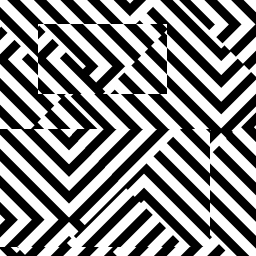
#> input picture TP2/data/imagen1.jpg, 256 x 256 px
$ python main.py
#> lines starting #> are read from the running program, lines starting #| are printed output that depends on the picture
### TP2/src/cargar_imagenes_jpg.py
import cv2
import os
from pathlib import Path


def cargar_imagen(numero_imagen):
    """
    Carga una imagen JPG desde la carpeta data/.

    Args:
        numero_imagen (int): Número de la imagen a cargar (1-7)

    Returns:
        numpy.ndarray: Array con los datos de la imagen cargada
                      Si se usa cv2, retorna en formato BGR

    Raises:
        FileNotFoundError: Si la imagen no existe en la carpeta data/
    """

    # Construir la ruta de la imagen
    ruta_base = Path(__file__).parent.parent  # Sube dos niveles desde src/cargar_imagenes_jpg.py
    ruta_imagen = ruta_base / "data" / f"imagen{numero_imagen}.jpg"

    # Verificar que la ruta existe
    if not ruta_imagen.exists():
        raise FileNotFoundError(f"La imagen no existe en: {ruta_imagen}")

    # Cargar la imagen usando OpenCV
    imagen = cv2.imread(str(ruta_imagen))

    if imagen is None:
        raise RuntimeError(f"No se pudo cargar la imagen: {ruta_imagen}")

    return imagen


# [49 lines left out: functions cargar_imagen_rgb, cargar_imagen_tif, not called in this run]


# Ejemplo de uso
# [14 lines that do not run on import are left out]

### TP2/src/crear_imagenes_log_polares.py
import argparse
from pathlib import Path

import cv2
import numpy as np

from src.cargar_imagenes_jpg import cargar_imagen


def crear_imagen_log_polar(numero_imagen, k):
    """
    Crea una nueva imagen aplicando una escala radial polar de factor k.

    La imagen resultante conserva el mismo tamaño que la original, pero cada
    punto se remapea usando coordenadas polares con radio r * k.

    Args:
        numero_imagen (int): Número de la imagen a cargar (1-7)
        k (float): Factor de escala radial. Debe ser mayor que 0.

    Returns:
        tuple: (imagen_procesada, ruta_guardada)
    """

    if not isinstance(numero_imagen, int) or numero_imagen < 1 or numero_imagen > 7:
        raise ValueError("El número de imagen debe ser un entero entre 1 y 7")

    if not isinstance(k, (int, float)):
        raise ValueError("k debe ser un número")

    k = float(k)
    if k <= 0:
        raise ValueError("k debe ser mayor que 0")

    imagen_original = cargar_imagen(numero_imagen)
    height, width = imagen_original.shape[:2]

    centro_x = (width - 1) / 2.0
    centro_y = (height - 1) / 2.0

    grid_x, grid_y = np.meshgrid(
        np.arange(width, dtype=np.float32),
        np.arange(height, dtype=np.float32)
    )

    dx = grid_x - centro_x
    dy = grid_y - centro_y

    radio_destino = np.sqrt(dx * dx + dy * dy)
    angulo = np.arctan2(dy, dx)

    radio_origen = radio_destino / k
    mapa_x = centro_x + radio_origen * np.cos(angulo)
    mapa_y = centro_y + radio_origen * np.sin(angulo)

    imagen_procesada = cv2.remap(
        imagen_original,
        mapa_x.astype(np.float32),
        mapa_y.astype(np.float32),
        interpolation=cv2.INTER_LINEAR,
        borderMode=cv2.BORDER_CONSTANT,
        borderValue=0,
    )

    directorio_salida = Path(__file__).parent.parent / "imagenes creadas"
    directorio_salida.mkdir(exist_ok=True)

    nombre_archivo = f"imagen_{numero_imagen}_log_polar_k{k:.3f}.jpg"
    ruta_guardada = directorio_salida / nombre_archivo

    if not cv2.imwrite(str(ruta_guardada), imagen_procesada):
        raise RuntimeError(f"No se pudo guardar la imagen en: {ruta_guardada}")

    return imagen_procesada, ruta_guardada


# [38 lines left out: function main, not called in this run]


# [2 lines that do not run on import are left out]

### TP2/src/inciso1.py
import cv2
import numpy as np
import matplotlib.pyplot as plt
from pathlib import Path
from mpl_toolkits.mplot3d import Axes3D
from src.cargar_imagenes_jpg import cargar_imagen


def calcular_vector_traslacion_fourier(num_imagen1, num_imagen2):
    """
    Calcula el vector de traslación entre dos imágenes usando espectro cruzado normalizado.

    Utiliza transformadas de Fourier para detectar el desplazamiento mediante:
    1. FFT de ambas imágenes
    2. Cálculo del espectro cruzado normalizado
    3. Localización del pico de correlación

    Args:
        num_imagen1 (int): Número de la primera imagen (1-7)
        num_imagen2 (int): Número de la segunda imagen (1-7)

    Returns:
        dict: Diccionario con las siguientes claves:
            - 'dx': Desplazamiento en eje X
            - 'dy': Desplazamiento en eje Y
            - 'vector': Tupla (dx, dy)
            - 'confianza': Métrica de confianza basada en el pico de correlación (0-1)
            - 'pico_correlacion': Valor del pico máximo encontrado
            - 'matriz_correlacion': Matriz de correlación espacial
    """

    # Cargar imágenes
    img1 = cargar_imagen(num_imagen1)
    img2 = cargar_imagen(num_imagen2)

    # Convertir a escala de grises
    gray1 = cv2.cvtColor(img1, cv2.COLOR_BGR2GRAY).astype(np.float32)
    gray2 = cv2.cvtColor(img2, cv2.COLOR_BGR2GRAY).astype(np.float32)

    # Obtener dimensiones
    height, width = gray1.shape

    # Calcular transformadas de Fourier
    fft1 = np.fft.fft2(gray1)
    fft2 = np.fft.fft2(gray2)

    # Calcular el espectro cruzado, multiplicando la FFT de la primera imagen por el conjugado de la FFT de la segunda
    espectro_cruzado = fft1 * np.conj(fft2)

    # Normalizar el espectro cruzado
    magnitud_espectro = np.abs(espectro_cruzado)
    magnitud_espectro[magnitud_espectro == 0] = 1  # Evitar división por cero

    espectro_cruzado_normalizado = espectro_cruzado / magnitud_espectro

    # Transformada inversa de Fourier para obtener la correlación
    correlacion = np.fft.ifft2(espectro_cruzado_normalizado)
    correlacion = np.abs(correlacion)

    # Encontrar el pico de correlación
    dy_pico, dx_pico = np.unravel_index(np.argmax(correlacion), correlacion.shape)

    # Convertir a desplazamiento real (tener en cuenta la periodicidad de FFT)
    # Si el desplazamiento es mayor que la mitad de la dimensión, restar la dimensión
    if dy_pico > height / 2:
        dy_pico = dy_pico - height
    if dx_pico > width / 2:
        dx_pico = dx_pico - width

    # Calcular confianza basada en el valor del pico
    pico_max = np.max(correlacion)

    # Calcular la media de correlación para normalizarla
    media_correlacion = np.mean(correlacion)

    # Confianza: razón entre el pico y la media (normalizada)
    if media_correlacion > 0:
        confianza = min(1.0, pico_max / (media_correlacion * 10))
    else:
        confianza = 0.0

    return {
        'dx': float(dx_pico),
        'dy': float(dy_pico),
        'vector': (float(dx_pico), float(dy_pico)),
        'confianza': float(confianza),
        'pico_correlacion': float(pico_max),
        'matriz_correlacion': correlacion,
        'metodo': 'Espectro Cruzado Normalizado (FFT)'
    }


def guardar_grafico_correlacion_3d(resultado_fourier):
    """
    Guarda un gráfico 3D de la matriz de correlación espacial.

    La matriz se centra con fftshift para que el desplazamiento (0, 0)
    quede en el centro del gráfico.

    Args:
        resultado_fourier (dict): Resultado de
            calcular_vector_traslacion_fourier.
    """
    correlacion_centrada = np.fft.fftshift(
        resultado_fourier['matriz_correlacion']
    )
    alto, ancho = correlacion_centrada.shape

    desplazamientos_x = np.arange(ancho) - ancho // 2
    desplazamientos_y = np.arange(alto) - alto // 2
    x, y = np.meshgrid(desplazamientos_x, desplazamientos_y)

    figura = plt.figure(figsize=(12, 9))
    eje = figura.add_subplot(111, projection='3d')
    eje.plot_surface(
        x,
        y,
        correlacion_centrada,
        cmap='viridis',
        linewidth=0,
        antialiased=True
    )
    eje.set_xlabel('Desplazamiento X')
    eje.set_ylabel('Desplazamiento Y')
    eje.set_zlabel('Amplitud de Correlación')

    ruta_salida = Path(__file__).resolve().parent.parent / 'imagenes creadas'
    ruta_salida.mkdir(parents=True, exist_ok=True)
    archivo_salida = ruta_salida / 'inciso1_mapa_correlacion_3d.png'
    figura.savefig(archivo_salida, bbox_inches='tight')
    plt.close(figura)

    print(f'Gráfico 3D de correlación guardado en: {archivo_salida}')


# [83 lines left out: function calcular_vector_traslacion_pixeles, not called in this run]


# [9 lines that do not run on import are left out]

### TP2/main.py
from src.inciso1 import calcular_vector_traslacion_fourier, calcular_vector_traslacion_pixeles
from src.inciso2 import calcular_angulo_rotacion
from src.inciso3 import calcular_factor_escala
from src.crear_imagenes_polar import rotar_y_guardar_imagen
from src.crear_imagenes_cart import crear_imagen_cartesiana
from src.crear_imagenes_log_polares import crear_imagen_log_polar
import matplotlib.pyplot as plt


def mostrar_resultado(resultado):
    """Muestra el resultado del cálculo de traslación de forma formateada"""
    print()
    print("-" * 60)
    print("RESULTADO - Vector de Traslación (Imagen 1 → Imagen 2)")
    print("-" * 60)
    print(f"  Desplazamiento en X (dx): {resultado['dx']:>8.2f} píxeles")
    print(f"  Desplazamiento en Y (dy): {resultado['dy']:>8.2f} píxeles")
    print(f"  Vector de traslación:     {resultado['vector']}")
    print(f"  Pico de correlación:      {resultado['pico_correlacion']:>8.4f}")
    print(f"  Confianza:                {resultado['confianza']:>8.2%}")
    print(f"  Método:                   {resultado['metodo']}")
    print("-" * 60)
    print()


# [30 lines left out: functions mostrar_resultado_inciso2, mostrar_resultado_inciso3, not called in this run]


def menu_inciso1():
    """Menú para seleccionar el método de cálculo en el inciso 1"""
    from src.inciso1 import guardar_grafico_correlacion_3d

    print("\n" + "="*60)
    print("INCISO 1 - Cálculo de Vector de Traslación")
    print("="*60)
    print("\nSelecciona el método de cálculo:")
    print("  1. Transformada de Fourier (Espectro Cruzado Normalizado)")
    print("  2. Comparación directa de píxeles")
    print()

    opcion = input("Ingresa tu opción (1 o 2): ").strip()

    if opcion == "1":
        print("\nCalculando vector de traslación entre imagen 1 y 2...")
        print("Método: Espectro Cruzado Normalizado (FFT)")
        resultado = calcular_vector_traslacion_fourier(1, 2)
        mostrar_resultado(resultado)
        guardar_grafico_correlacion_3d(resultado)

    elif opcion == "2":
        print("\nCalculando vector de traslación entre imagen 1 y 2...")
        print("Método: Comparación directa de píxeles")
        print("(Esto puede tomar un momento...)")
        resultado = calcular_vector_traslacion_pixeles(1, 2)
        mostrar_resultado(resultado)

    else:
        print("\nOpción inválida. Por favor, ingresa 1 o 2.")
        menu_inciso1()


# [88 lines left out: functions menu_inciso2, menu_inciso3, menu_inciso4, not called in this run]


def menu_principal():
    """Menú principal - Selecciona el inciso a probar"""
    print("\n" + "="*60)
    print("ANÁLISIS NUMÉRICO 2026 - TP2")
    print("="*60)
    print("\nSelecciona el inciso que deseas probar:")
    print("  1. Inciso 1 - Cálculo de vectores de traslación")
    print("  2. Inciso 2 - Registro de rotación")
    print("  3. Inciso 3 - Cálculo de factor de escala")
    print("  4. Inciso 4 - Coherencia de fase y recuperación de imágenes")
    print()

    opcion = input("Ingresa tu opción (1, 2, 3 o 4): ").strip()

    if opcion == "1":
        menu_inciso1()
    elif opcion == "2":
        menu_inciso2()
    elif opcion == "3":
        menu_inciso3()
    elif opcion == "4":
        menu_inciso4()
    else:
        print("\nOpción inválida. Por favor, ingresa 1, 2, 3 o 4.")
        menu_principal()


def main():
    """Programa principal - Análisis de traslación entre imágenes"""
    crear_imagen_log_polar(1, 1.2935)
#> in cargar_imagen, imagen is the input picture: shape (256, 256, 3); min 0, max 255, mean 133.1
#> in crear_imagen_log_polar, `angulo = np.arctan2(dy, dx)`:
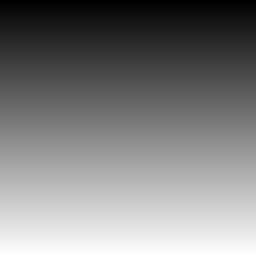
#> dy: shape (256, 256) float32; min -127.5, max 127.5, mean 0; drawn with min black and max white
#> in crear_imagen_log_polar, `mapa_x = centro_x + radio_origen * np.cos(angulo)`:
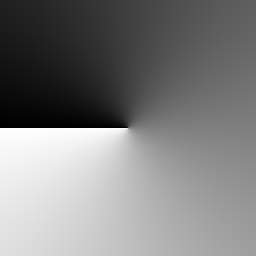
#> angulo: shape (256, 256) float32; min -3.14, max 3.14, mean 2.98e-08; drawn with min black and max white
#> in crear_imagen_log_polar, `imagen_procesada = cv2.remap( imagen_original, mapa_x.astype(np.float3..`:
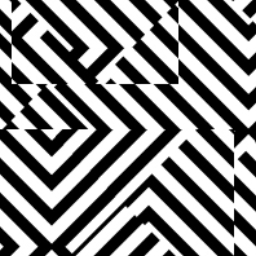
#> imagen_procesada: shape (256, 256, 3); min 0, max 255, mean 132.6

    # Mostrar menú
    menu_principal()
#> the answer given: 1
#> in menu_principal, `opcion = input("Ingresa tu opción (1, 2, 3 o 4): ").strip()`: opcion = '1'
#> the answer given: 1
#> call 3 of cargar_imagen, with numero_imagen = 2
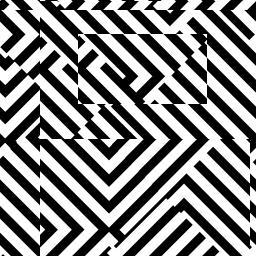
#> input picture TP2/data/imagen2.jpg, 256 x 256 px
#> in cargar_imagen, imagen is the input picture: shape (256, 256, 3); min 0, max 255, mean 133
#> in calcular_vector_traslacion_fourier, `magnitud_espectro = np.abs(espectro_cruzado)`:
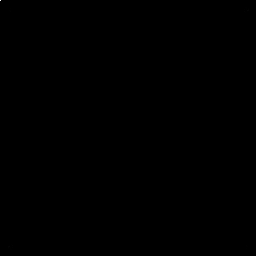
#> magnitud_espectro: shape (256, 256) float64; min 2605.1, max 7.6e+13, mean 2.12e+09; drawn with min black and max white
#> in calcular_vector_traslacion_fourier, `dy_pico, dx_pico = np.unravel_index(np.argmax(correlacion), correlacio..`: dy_pico = 246; dx_pico = 216
#> in calcular_vector_traslacion_fourier, `dy_pico = dy_pico - height`: dy_pico = -10
#> in calcular_vector_traslacion_fourier, `dx_pico = dx_pico - width`: dx_pico = -40
#> in calcular_vector_traslacion_fourier, `pico_max = np.max(correlacion)`: pico_max = 0.812
#> in calcular_vector_traslacion_fourier, `media_correlacion = np.mean(correlacion)`: media_correlacion = 0.00176
#> in calcular_vector_traslacion_fourier, `confianza = min(1.0, pico_max / (media_correlacion * 10))`: confianza = 1
#> in menu_inciso1, `resultado = calcular_vector_traslacion_fourier(1, 2)`: resultado = 7 items
#|   Desplazamiento en X (dx):   -40.00 píxeles
#|   Desplazamiento en Y (dy):   -10.00 píxeles
#|   Vector de traslación:     (-40.0, -10.0)
#|   Pico de correlación:        0.8122
#|   Confianza:                 100.00%
#|   Método:                   Espectro Cruzado Normalizado (FFT)
#> in guardar_grafico_correlacion_3d, `eje.plot_surface( x, y, correlacion_centrada, cmap='viridis', linewidt..`:
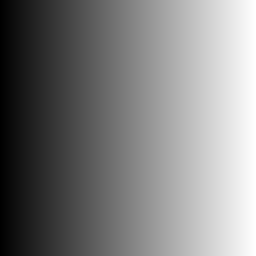
#> x: shape (256, 256) int64; min -128, max 127, mean -0.5; drawn with min black and max white
#> in guardar_grafico_correlacion_3d, `figura.savefig(archivo_salida, bbox_inches='tight')`:
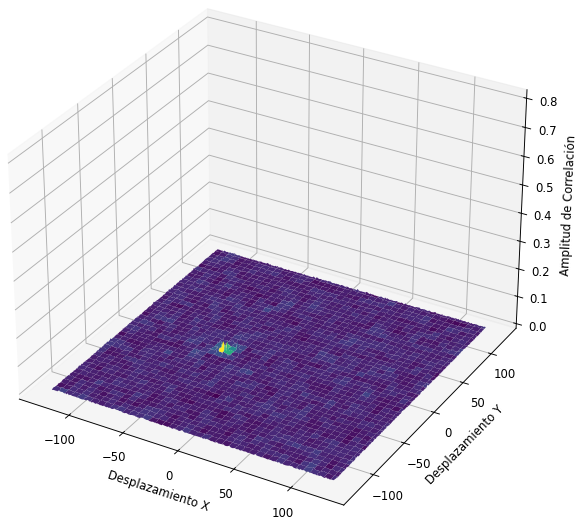
#> figure drawn by matplotlib, 1 panel


if __name__ == "__main__":
    main()
